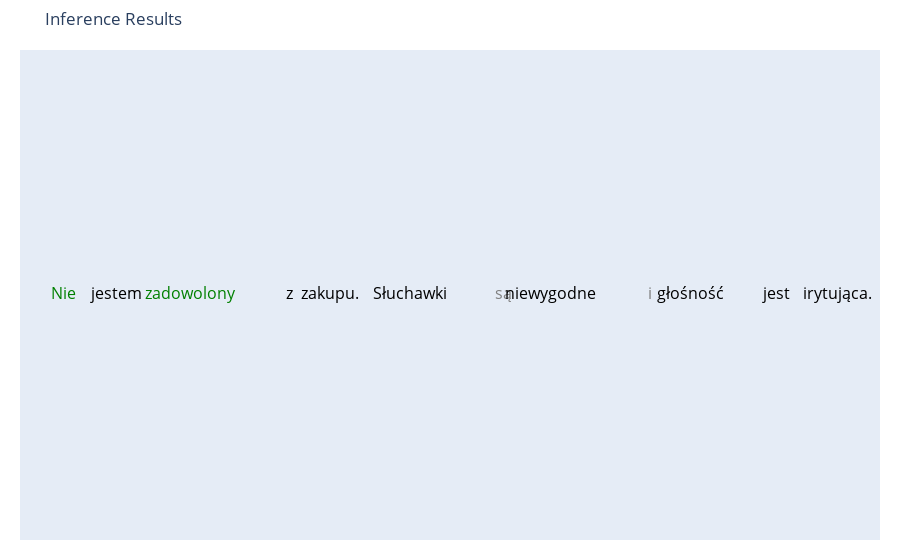
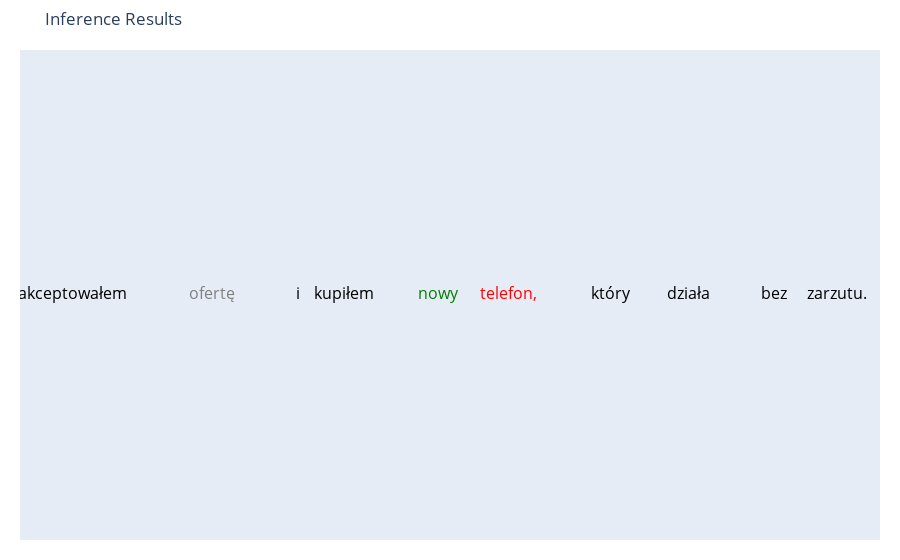
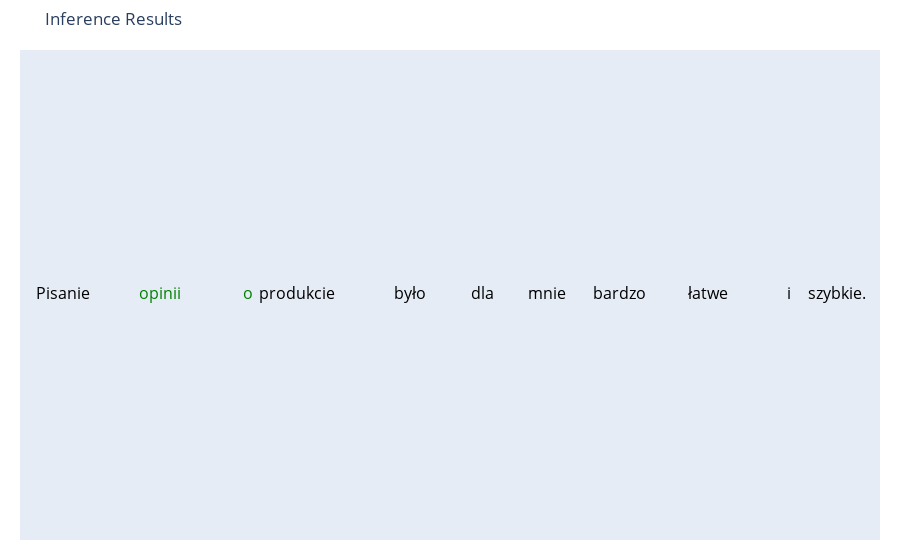
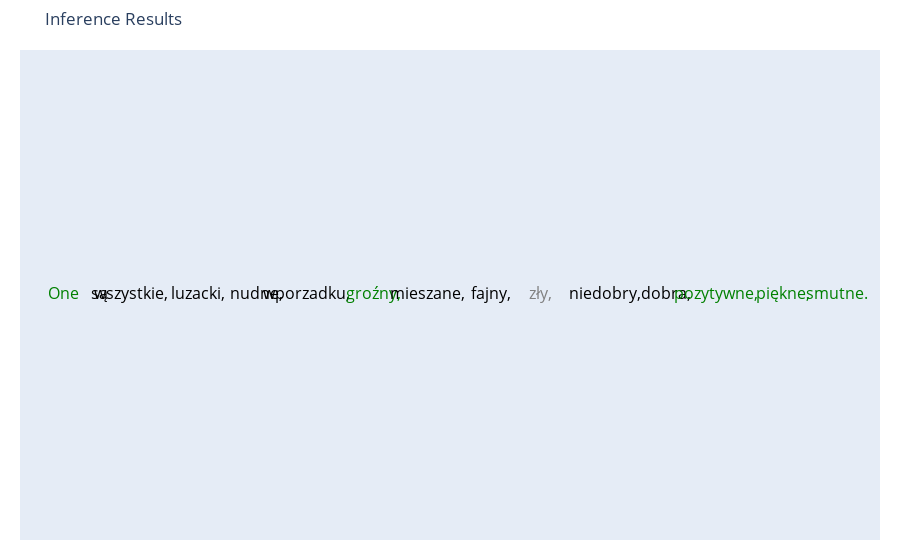

The cell these charts' notebook holds for them, in order:
### Code cell
def get_sentiment(label):
    """Extract the base sentiment from the label."""
    if label.startswith('B-') or label.startswith('I-'):
        return label.split('-', 1)[1]
    return label

for result in inference_results:
    text = result['text']
    predictions = result['predictions']
    
    words = text.split()
    
    sentiments = []
    scores = []
    
    word_sentiments = ['O'] * len(words)
    word_scores = [0.0] * len(words)
    
    for pred in predictions:
        label = pred['entity']
        sentiment = get_sentiment(label)
        score = pred['score']
        word = pred['word'].replace('</w>', '').strip()
        
        for idx, w in enumerate(words):
            clean_w = re.sub(r'[^\w]', '', w)
            if word.lower() == clean_w.lower():
                word_sentiments[idx] = sentiment
                word_scores[idx] = score
                break
    
    colors = [sentiment_colors.get(sentiment, 'black') for sentiment in word_sentiments]
    
    hover_texts = [f"Sentiment: {sentiment}<br>Score: {score:.2f}" 
                   for sentiment, score in zip(word_sentiments, word_scores)]
    
    fig = go.Figure()
    
    x = 0
    y = 0
    spacing = 0.5  # Adjust spacing between words
    
    for i, word in enumerate(words):
        fig.add_trace(go.Scatter(
            x=[x],
            y=[y],
            text=[word],
            mode='text',
            textfont=dict(color=colors[i], size=16),
            hoverinfo='text',
            hovertext=hover_texts[i],
            showlegend=False
        ))
        # Increment x position
        x += len(word) * 0.1 + spacing
    
    # Update layout
    fig.update_layout(
        title=f"Inference Results",
        xaxis=dict(showgrid=False, showticklabels=False, zeroline=False),
        yaxis=dict(showgrid=False, showticklabels=False, zeroline=False),
        margin=dict(l=20, r=20, t=50, b=20)
    )
    
    # Display the figure
    fig.show()

### Figure 1 — Plotly figure (JSON) as saved in the notebook; plotly's stock layout.template omitted (floating-point values rounded to 4 significant figures)
{"data": [{"hoverinfo": "text", "hovertext": "Sentiment: Positive<br>Score: 0.20", "mode": "text", "showlegend": false, "text": ["Nie"], "textfont": {"color": "green", "size": 16}, "type": "scatter", "x": [0], "y": [0]}, {"hoverinfo": "text", "hovertext": "Sentiment: O<br>Score: 0.00", "mode": "text", "showlegend": false, "text": ["jestem"], "textfont": {"color": "black", "size": 16}, "type": "scatter", "x": [0.8], "y": [0]}, {"hoverinfo": "text", "hovertext": "Sentiment: Positive<br>Score: 0.26", "mode": "text", "showlegend": false, "text": ["zadowolony"], "textfont": {"color": "green", "size": 16}, "type": "scatter", "x": [1.9], "y": [0]}, {"hoverinfo": "text", "hovertext": "Sentiment: O<br>Score: 0.00", "mode": "text", "showlegend": false, "text": ["z"], "textfont": {"color": "black", "size": 16}, "type": "scatter", "x": [3.4], "y": [0]}, {"hoverinfo": "text", "hovertext": "Sentiment: O<br>Score: 0.00", "mode": "text", "showlegend": false, "text": ["zakupu."], "textfont": {"color": "black", "size": 16}, "type": "scatter", "x": [4], "y": [0]}, {"hoverinfo": "text", "hovertext": "Sentiment: O<br>Score: 0.00", "mode": "text", "showlegend": false, "text": ["Słuchawki"], "textfont": {"color": "black", "size": 16}, "type": "scatter", "x": [5.2], "y": [0]}, {"hoverinfo": "text", "hovertext": "Sentiment: Neutral<br>Score: 0.19", "mode": "text", "showlegend": false, "text": ["są"], "textfont": {"color": "gray", "size": 16}, "type": "scatter", "x": [6.6], "y": [0]}, {"hoverinfo": "text", "hovertext": "Sentiment: O<br>Score: 0.00", "mode": "text", "showlegend": false, "text": ["niewygodne"], "textfont": {"color": "black", "size": 16}, "type": "scatter", "x": [7.3], "y": [0]}, {"hoverinfo": "text", "hovertext": "Sentiment: Neutral<br>Score: 0.18", "mode": "text", "showlegend": false, "text": ["i"], "textfont": {"color": "gray", "size": 16}, "type": "scatter", "x": [8.8], "y": [0]}, {"hoverinfo": "text", "hovertext": "Sentiment: O<br>Score: 0.00", "mode": "text", "showlegend": false, "text": ["głośność"], "textfont": {"color": "black", "size": 16}, "type": "scatter", "x": [9.4], "y": [0]}, {"hoverinfo": "text", "hovertext": "Sentiment: O<br>Score: 0.00", "mode": "text", "showlegend": false, "text": ["jest"], "textfont": {"color": "black", "size": 16}, "type": "scatter", "x": [10.7], "y": [0]}, {"hoverinfo": "text", "hovertext": "Sentiment: O<br>Score: 0.00", "mode": "text", "showlegend": false, "text": ["irytująca."], "textfont": {"color": "black", "size": 16}, "type": "scatter", "x": [11.6], "y": [0]}], "layout": {"margin": {"b": 20, "l": 20, "r": 20, "t": 50}, "title": {"text": "Inference Results"}, "xaxis": {"showgrid": false, "showticklabels": false, "zeroline": false}, "yaxis": {"showgrid": false, "showticklabels": false, "zeroline": false}}}

### Figure 2 — Plotly figure (JSON) as saved in the notebook; plotly's stock layout.template omitted (floating-point values rounded to 4 significant figures)
{"data": [{"hoverinfo": "text", "hovertext": "Sentiment: O<br>Score: 0.00", "mode": "text", "showlegend": false, "text": ["Zaakceptowałem"], "textfont": {"color": "black", "size": 16}, "type": "scatter", "x": [0], "y": [0]}, {"hoverinfo": "text", "hovertext": "Sentiment: Neutral<br>Score: 0.20", "mode": "text", "showlegend": false, "text": ["ofertę"], "textfont": {"color": "gray", "size": 16}, "type": "scatter", "x": [1.9], "y": [0]}, {"hoverinfo": "text", "hovertext": "Sentiment: O<br>Score: 0.00", "mode": "text", "showlegend": false, "text": ["i"], "textfont": {"color": "black", "size": 16}, "type": "scatter", "x": [3], "y": [0]}, {"hoverinfo": "text", "hovertext": "Sentiment: O<br>Score: 0.00", "mode": "text", "showlegend": false, "text": ["kupiłem"], "textfont": {"color": "black", "size": 16}, "type": "scatter", "x": [3.6], "y": [0]}, {"hoverinfo": "text", "hovertext": "Sentiment: Positive<br>Score: 0.22", "mode": "text", "showlegend": false, "text": ["nowy"], "textfont": {"color": "green", "size": 16}, "type": "scatter", "x": [4.8], "y": [0]}, {"hoverinfo": "text", "hovertext": "Sentiment: Negative<br>Score: 0.18", "mode": "text", "showlegend": false, "text": ["telefon,"], "textfont": {"color": "red", "size": 16}, "type": "scatter", "x": [5.7], "y": [0]}, {"hoverinfo": "text", "hovertext": "Sentiment: O<br>Score: 0.00", "mode": "text", "showlegend": false, "text": ["który"], "textfont": {"color": "black", "size": 16}, "type": "scatter", "x": [7.0], "y": [0]}, {"hoverinfo": "text", "hovertext": "Sentiment: O<br>Score: 0.00", "mode": "text", "showlegend": false, "text": ["działa"], "textfont": {"color": "black", "size": 16}, "type": "scatter", "x": [8], "y": [0]}, {"hoverinfo": "text", "hovertext": "Sentiment: O<br>Score: 0.00", "mode": "text", "showlegend": false, "text": ["bez"], "textfont": {"color": "black", "size": 16}, "type": "scatter", "x": [9.1], "y": [0]}, {"hoverinfo": "text", "hovertext": "Sentiment: O<br>Score: 0.00", "mode": "text", "showlegend": false, "text": ["zarzutu."], "textfont": {"color": "black", "size": 16}, "type": "scatter", "x": [9.9], "y": [0]}], "layout": {"margin": {"b": 20, "l": 20, "r": 20, "t": 50}, "title": {"text": "Inference Results"}, "xaxis": {"showgrid": false, "showticklabels": false, "zeroline": false}, "yaxis": {"showgrid": false, "showticklabels": false, "zeroline": false}}}

### Figure 3 — Plotly figure (JSON) as saved in the notebook; plotly's stock layout.template omitted (floating-point values rounded to 4 significant figures)
{"data": [{"hoverinfo": "text", "hovertext": "Sentiment: O<br>Score: 0.00", "mode": "text", "showlegend": false, "text": ["Pisanie"], "textfont": {"color": "black", "size": 16}, "type": "scatter", "x": [0], "y": [0]}, {"hoverinfo": "text", "hovertext": "Sentiment: Positive<br>Score: 0.21", "mode": "text", "showlegend": false, "text": ["opinii"], "textfont": {"color": "green", "size": 16}, "type": "scatter", "x": [1.2], "y": [0]}, {"hoverinfo": "text", "hovertext": "Sentiment: Positive<br>Score: 0.19", "mode": "text", "showlegend": false, "text": ["o"], "textfont": {"color": "green", "size": 16}, "type": "scatter", "x": [2.3], "y": [0]}, {"hoverinfo": "text", "hovertext": "Sentiment: O<br>Score: 0.00", "mode": "text", "showlegend": false, "text": ["produkcie"], "textfont": {"color": "black", "size": 16}, "type": "scatter", "x": [2.9], "y": [0]}, {"hoverinfo": "text", "hovertext": "Sentiment: O<br>Score: 0.00", "mode": "text", "showlegend": false, "text": ["było"], "textfont": {"color": "black", "size": 16}, "type": "scatter", "x": [4.3], "y": [0]}, {"hoverinfo": "text", "hovertext": "Sentiment: O<br>Score: 0.00", "mode": "text", "showlegend": false, "text": ["dla"], "textfont": {"color": "black", "size": 16}, "type": "scatter", "x": [5.2], "y": [0]}, {"hoverinfo": "text", "hovertext": "Sentiment: O<br>Score: 0.00", "mode": "text", "showlegend": false, "text": ["mnie"], "textfont": {"color": "black", "size": 16}, "type": "scatter", "x": [6.0], "y": [0]}, {"hoverinfo": "text", "hovertext": "Sentiment: O<br>Score: 0.00", "mode": "text", "showlegend": false, "text": ["bardzo"], "textfont": {"color": "black", "size": 16}, "type": "scatter", "x": [6.9], "y": [0]}, {"hoverinfo": "text", "hovertext": "Sentiment: O<br>Score: 0.00", "mode": "text", "showlegend": false, "text": ["łatwe"], "textfont": {"color": "black", "size": 16}, "type": "scatter", "x": [8.0], "y": [0]}, {"hoverinfo": "text", "hovertext": "Sentiment: O<br>Score: 0.00", "mode": "text", "showlegend": false, "text": ["i"], "textfont": {"color": "black", "size": 16}, "type": "scatter", "x": [9.0], "y": [0]}, {"hoverinfo": "text", "hovertext": "Sentiment: O<br>Score: 0.00", "mode": "text", "showlegend": false, "text": ["szybkie."], "textfont": {"color": "black", "size": 16}, "type": "scatter", "x": [9.6], "y": [0]}], "layout": {"margin": {"b": 20, "l": 20, "r": 20, "t": 50}, "title": {"text": "Inference Results"}, "xaxis": {"showgrid": false, "showticklabels": false, "zeroline": false}, "yaxis": {"showgrid": false, "showticklabels": false, "zeroline": false}}}

### Figure 4 — Plotly figure (JSON) as saved in the notebook; plotly's stock layout.template omitted (floating-point values rounded to 4 significant figures)
{"data": [{"hoverinfo": "text", "hovertext": "Sentiment: Positive<br>Score: 0.20", "mode": "text", "showlegend": false, "text": ["One"], "textfont": {"color": "green", "size": 16}, "type": "scatter", "x": [0], "y": [0]}, {"hoverinfo": "text", "hovertext": "Sentiment: O<br>Score: 0.00", "mode": "text", "showlegend": false, "text": ["są"], "textfont": {"color": "black", "size": 16}, "type": "scatter", "x": [0.8], "y": [0]}, {"hoverinfo": "text", "hovertext": "Sentiment: O<br>Score: 0.00", "mode": "text", "showlegend": false, "text": ["wszystkie,"], "textfont": {"color": "black", "size": 16}, "type": "scatter", "x": [1.5], "y": [0]}, {"hoverinfo": "text", "hovertext": "Sentiment: O<br>Score: 0.00", "mode": "text", "showlegend": false, "text": ["luzacki,"], "textfont": {"color": "black", "size": 16}, "type": "scatter", "x": [3], "y": [0]}, {"hoverinfo": "text", "hovertext": "Sentiment: O<br>Score: 0.00", "mode": "text", "showlegend": false, "text": ["nudne,"], "textfont": {"color": "black", "size": 16}, "type": "scatter", "x": [4.3], "y": [0]}, {"hoverinfo": "text", "hovertext": "Sentiment: O<br>Score: 0.00", "mode": "text", "showlegend": false, "text": ["wporzadku,"], "textfont": {"color": "black", "size": 16}, "type": "scatter", "x": [5.4], "y": [0]}, {"hoverinfo": "text", "hovertext": "Sentiment: Positive<br>Score: 0.19", "mode": "text", "showlegend": false, "text": ["groźny,"], "textfont": {"color": "green", "size": 16}, "type": "scatter", "x": [6.9], "y": [0]}, {"hoverinfo": "text", "hovertext": "Sentiment: O<br>Score: 0.00", "mode": "text", "showlegend": false, "text": ["mieszane,"], "textfont": {"color": "black", "size": 16}, "type": "scatter", "x": [8.1], "y": [0]}, {"hoverinfo": "text", "hovertext": "Sentiment: O<br>Score: 0.00", "mode": "text", "showlegend": false, "text": ["fajny,"], "textfont": {"color": "black", "size": 16}, "type": "scatter", "x": [9.5], "y": [0]}, {"hoverinfo": "text", "hovertext": "Sentiment: Neutral<br>Score: 0.18", "mode": "text", "showlegend": false, "text": ["zły,"], "textfont": {"color": "gray", "size": 16}, "type": "scatter", "x": [10.6], "y": [0]}, {"hoverinfo": "text", "hovertext": "Sentiment: O<br>Score: 0.00", "mode": "text", "showlegend": false, "text": ["nie"], "textfont": {"color": "black", "size": 16}, "type": "scatter", "x": [11.5], "y": [0]}, {"hoverinfo": "text", "hovertext": "Sentiment: O<br>Score: 0.00", "mode": "text", "showlegend": false, "text": ["dobry,"], "textfont": {"color": "black", "size": 16}, "type": "scatter", "x": [12.3], "y": [0]}, {"hoverinfo": "text", "hovertext": "Sentiment: O<br>Score: 0.00", "mode": "text", "showlegend": false, "text": ["dobra,"], "textfont": {"color": "black", "size": 16}, "type": "scatter", "x": [13.4], "y": [0]}, {"hoverinfo": "text", "hovertext": "Sentiment: Positive<br>Score: 0.19", "mode": "text", "showlegend": false, "text": ["pozytywne,"], "textfont": {"color": "green", "size": 16}, "type": "scatter", "x": [14.5], "y": [0]}, {"hoverinfo": "text", "hovertext": "Sentiment: Positive<br>Score: 0.20", "mode": "text", "showlegend": false, "text": ["piękne,"], "textfont": {"color": "green", "size": 16}, "type": "scatter", "x": [16], "y": [0]}, {"hoverinfo": "text", "hovertext": "Sentiment: Positive<br>Score: 0.22", "mode": "text", "showlegend": false, "text": ["smutne."], "textfont": {"color": "green", "size": 16}, "type": "scatter", "x": [17.2], "y": [0]}], "layout": {"margin": {"b": 20, "l": 20, "r": 20, "t": 50}, "title": {"text": "Inference Results"}, "xaxis": {"showgrid": false, "showticklabels": false, "zeroline": false}, "yaxis": {"showgrid": false, "showticklabels": false, "zeroline": false}}}
